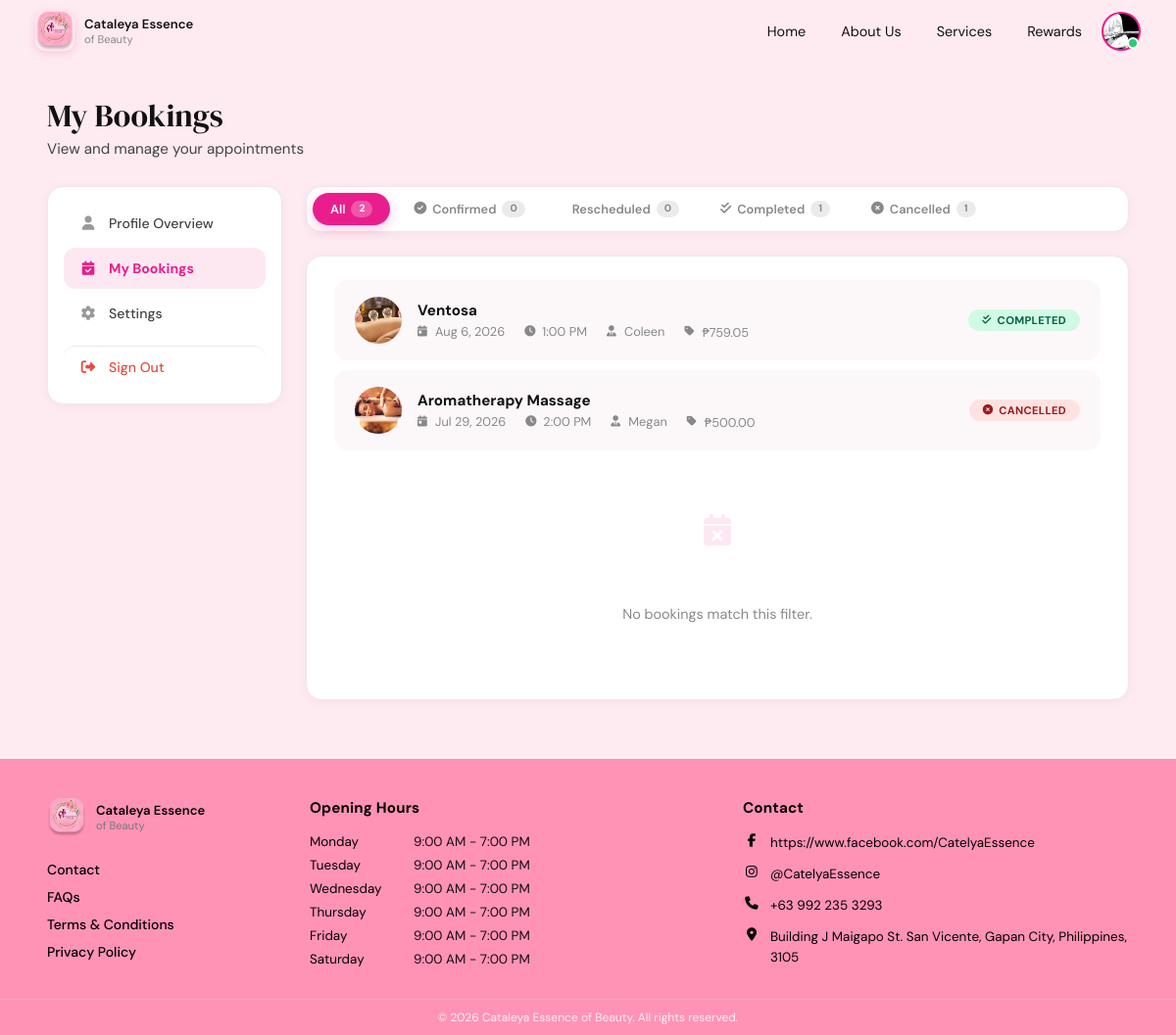
The page /Php/bookings.php (signed in) on the database its author committed.
### tables this page shows
CREATE TABLE `users` (
  `id` int NOT NULL,
  `full_name` varchar(100) NOT NULL,
  `email` varchar(100) NOT NULL,
  `phone` varchar(20) DEFAULT NULL,
  `address_line1` varchar(255) DEFAULT NULL,
  `address_line2` varchar(255) DEFAULT NULL,
  `city` varchar(100) DEFAULT NULL,
  `province` varchar(100) DEFAULT NULL,
  `postal_code` varchar(20) DEFAULT NULL,
  `password_hash` varchar(255) NOT NULL,
  `profile_photo` varchar(255) DEFAULT NULL,
  `is_verified` tinyint(1) DEFAULT '0',
  `created_at` timestamp NULL DEFAULT CURRENT_TIMESTAMP,
  `is_admin` tinyint(1) DEFAULT '0'
);

CREATE TABLE `bookings` (
  `id` int NOT NULL,
  `user_id` int NOT NULL,
  `service_id` int NOT NULL,
  `staff_id` int DEFAULT NULL,
  `booking_date` varchar(50) NOT NULL,
  `booking_time` time NOT NULL,
  `deadline` datetime DEFAULT NULL,
  `status` enum('pending','confirmed','rescheduled','completed','cancelled') DEFAULT 'confirmed',
  `auto_cancelled` tinyint(1) DEFAULT '0',
  `total_amount` decimal(10,2) NOT NULL,
  `notes` text,
  `created_at` timestamp NULL DEFAULT CURRENT_TIMESTAMP,
  `updated_at` timestamp NULL DEFAULT CURRENT_TIMESTAMP ON UPDATE CURRENT_TIMESTAMP,
  `active_user_slot_key` varchar(128) GENERATED ALWAYS AS (case when (`status` in (_utf8mb4'confirmed',_utf8mb4'rescheduled')) then concat(`user_id`,_utf8mb4'|',`booking_date`,_utf8mb4'|',`booking_time`) else NULL end) STORED,
  `active_slot_key` varchar(128) GENERATED ALWAYS AS (case when (`status` in (_utf8mb4'confirmed',_utf8mb4'rescheduled')) then concat(`booking_date`,_utf8mb4'|',`booking_time`) else NULL end) STORED
);

CREATE TABLE `services` (
  `id` int NOT NULL,
  `name` varchar(255) NOT NULL,
  `description` text,
  `main_category` enum('Beauty Services','Spa Massage') NOT NULL,
  `sub_category` varchar(100) NOT NULL,
  `price` decimal(10,2) NOT NULL,
  `duration_minutes` int DEFAULT NULL,
  `image_url` varchar(255) DEFAULT NULL,
  `is_active` tinyint(1) DEFAULT '1',
  `created_at` timestamp NULL DEFAULT CURRENT_TIMESTAMP,
  `updated_at` timestamp NULL DEFAULT CURRENT_TIMESTAMP ON UPDATE CURRENT_TIMESTAMP
);

CREATE TABLE `staff` (
  `id` int NOT NULL,
  `full_name` varchar(100) NOT NULL,
  `email` varchar(100) DEFAULT NULL,
  `phone` varchar(20) DEFAULT NULL,
  `specialization` varchar(255) DEFAULT NULL,
  `is_available` tinyint(1) DEFAULT '1',
  `rating` decimal(3,2) DEFAULT '0.00',
  `total_reviews` int DEFAULT '0',
  `created_at` timestamp NULL DEFAULT CURRENT_TIMESTAMP,
  `category` enum('Beauty Services','Spa Massage') NOT NULL DEFAULT 'Beauty Services',
  `title` varchar(100) DEFAULT NULL,
  `image_url` varchar(255) DEFAULT NULL,
  `experience_years` int DEFAULT '0'
);

### Php/bookings.php (the view, shortened to what this page needs)
<?php
require_once __DIR__ . '/../config/database.php';
$user_id = $_SESSION['user_id'];
$sql = "
    SELECT b.id, b.service_id, b.booking_date, b.booking_time, b.status, b.created_at, b.total_amount,
           s.name as service_name, s.image_url as service_image, s.price,
           st.full_name as stylist_name
    FROM bookings b
    JOIN services s ON b.service_id = s.id
    LEFT JOIN staff st ON b.staff_id = st.id
    WHERE b.user_id = ?
      AND b.status IN ('confirmed', 'completed', 'cancelled', 'rescheduled')
    ORDER BY b.booking_date DESC, b.booking_time DESC
";
$stmt = $pdo->prepare($sql);
$stmt->execute([$user_id]);
$bookings = $stmt->fetchAll();
$status_counts = [
    'all' => count($bookings),
    'confirmed' => 0,
    'rescheduled' => 0,
    'completed' => 0,
    'cancelled' => 0
];
foreach ($bookings as $b) {
    if (isset($status_counts[$b['status']])) {
        $status_counts[$b['status']]++;
    }
}
$stmt = $pdo->prepare("SELECT id, full_name, email, profile_photo FROM users WHERE id = ?");
$stmt->execute([$user_id]);
$user = $stmt->fetch();
$name_parts = array_filter(explode(' ', trim($user['full_name'])));
if (count($name_parts) >= 2) {
    $initials = strtoupper(substr(reset($name_parts), 0, 1) . substr(end($name_parts), 0, 1));
} elseif (count($name_parts) === 1) {
    $initials = strtoupper(substr(reset($name_parts), 0, 2));
} else {
    $initials = 'U';
}
?>
<!DOCTYPE html>
<html lang="en">
<head>
    <link rel="stylesheet" href="https://cdnjs.cloudflare.com/ajax/libs/font-awesome/6.5.0/css/all.min.css" />
    <link rel="stylesheet" href="../css/bookings.css" />
    <link rel="stylesheet" href="../css/user-footer.css" />
</head>
<body>
    <header class="navbar">
        <div class="navbar__logo">
            <img src="../img/Rectangle 38 (1).png" class="logo-img" alt="Cataleya Essence of Beauty" />
            <div class="logo-text">
                <span class="logo-name">Cataleya Essence</span>
                <span class="logo-sub">of Beauty</span>
            </div>
        </div>
        <nav class="navbar__links" id="nav-links">
            <a href="home.php" class="nav-link">Home</a>
            <a href="about.php" class="nav-link">About Us</a>
            <a href="serv.php" class="nav-link">Services</a>
            <a href="Rewards.php" class="nav-link">Rewards</a>
        </nav>
        <div class="profile-wrapper" id="profileWrapper">
            <div class="profile-avatar" id="profileAvatar" role="button" aria-haspopup="true" aria-expanded="false">
                <?php if ($user['profile_photo']): ?>
                    <img src="<?php echo htmlspecialchars($user['profile_photo']); ?>" alt="Profile" class="avatar-image" />
                <?php else: ?>
                    <span class="avatar-initials"><?php echo htmlspecialchars($initials); ?></span>
                <?php endif; ?>
                <span class="status-dot"></span>
            </div>
        </div>
    </header>
    <main class="profile-page">
        <div class="profile-header">
            <div>
                <h1>My Bookings</h1>
                <p>View and manage your appointments</p>
            </div>
        </div>
        <div class="profile-layout">
            <aside class="profile-sidebar">
                <nav class="sidebar-nav">
                    <a href="profile.php" class="sidebar-link"><i class="fas fa-user"></i> Profile Overview</a>
                    <a href="bookings.php" class="sidebar-link active"><i class="fas fa-calendar-check"></i> My Bookings</a>
                    <a href="settings.php" class="sidebar-link"><i class="fas fa-cog"></i> Settings</a>
                    <a href="../auth/logout.php" class="sidebar-link sidebar-link--signout"><i class="fas fa-sign-out-alt"></i> Sign Out</a>
                </nav>
            </aside>
            <div class="profile-main">
                <div class="filter-tabs" id="filterTabs" role="toolbar" aria-label="Filter bookings by status">
                    <button type="button" class="filter-tab active" data-status="all" aria-pressed="true">
                        All <span class="count-badge"><?php echo $status_counts['all']; ?></span>
                    </button>
                    <button type="button" class="filter-tab" data-status="confirmed" aria-pressed="false">
                        <i class="fas fa-check-circle"></i> Confirmed <span class="count-badge"><?php echo $status_counts['confirmed']; ?></span>
                    </button>
                    <button type="button" class="filter-tab" data-status="rescheduled" aria-pressed="false">
                        <i class="fas fa-calendar-pen"></i> Rescheduled <span class="count-badge"><?php echo $status_counts['rescheduled']; ?></span>
                    </button>
                    <button type="button" class="filter-tab" data-status="completed" aria-pressed="false">
                        <i class="fas fa-check-double"></i> Completed <span class="count-badge"><?php echo $status_counts['completed']; ?></span>
                    </button>
                    <button type="button" class="filter-tab" data-status="cancelled" aria-pressed="false">
                        <i class="fas fa-times-circle"></i> Cancelled <span class="count-badge"><?php echo $status_counts['cancelled']; ?></span>
                    </button>
                </div>
                <div class="bookings-container" id="bookingsContainer">
                    <?php if (count($bookings) === 0): ?>
                        <div class="empty-state">
                            <i class="fas fa-calendar-plus"></i>
                            <p>You have no bookings yet.</p>
                            <a href="serv.php" class="btn-book-now">Book a Service</a>
                        </div>
                    <?php else: ?>
                        <?php foreach ($bookings as $booking): ?>
                            <div class="booking-card" data-status="<?php echo htmlspecialchars($booking['status']); ?>" data-booking-id="<?php echo $booking['id']; ?>">
                                <div class="booking-icon-wrap">
                                    <?php if ($booking['service_image']): ?>
                                        <img src="<?php echo htmlspecialchars($booking['service_image']); ?>" alt="<?php echo htmlspecialchars($booking['service_name']); ?>" />
                                    <?php else: ?>
                                        <i class="fas fa-spa"></i>
                                    <?php endif; ?>
                                </div>
                                <div class="booking-body">
                                    <span class="service-name"><?php echo htmlspecialchars($booking['service_name']); ?></span>
                                    <div class="booking-meta">
                                        <span><i class="fas fa-calendar-day"></i> <?php echo date('M j, Y', strtotime($booking['booking_date'])); ?></span>
                                        <span><i class="fas fa-clock"></i> <?php echo date('g:i A', strtotime($booking['booking_time'])); ?></span>
                                        <?php if ($booking['stylist_name']): ?>
                                            <span><i class="fas fa-user-tie"></i> <?php echo htmlspecialchars($booking['stylist_name']); ?></span>
                                        <?php endif; ?>
                                        <span><i class="fas fa-tag"></i> ₱<?php echo number_format($booking['total_amount'] ?: $booking['price'], 2); ?></span>
                                    </div>
                                </div>
                                <div class="booking-actions">
                                    <span class="status-badge <?php echo getStatusBadgeClass($booking['status']); ?>">
                                        <i class="fas <?php echo getStatusIcon($booking['status']); ?>"></i>
                                        <?php echo ucfirst($booking['status']); ?>
                                    </span>
                                </div>
                            </div>
                        <?php endforeach; ?>
                    <?php endif; ?>
                    <div class="filter-empty-state" id="filterEmptyState" hidden role="status" aria-live="polite">
                        <i class="fas fa-calendar-xmark" aria-hidden="true"></i>
                        <p>No bookings match this filter.</p>
                    </div>
                </div>
            </div>
        </div>
    </main>
    <?php require __DIR__ . '/includes/user-footer.php'; ?>
</body>
</html>
<?php
function getStatusBadgeClass(string $status): string {
    return match ($status) {
        'confirmed' => 'status-confirmed',
        'rescheduled' => 'status-rescheduled',
        'completed' => 'status-completed',
        'cancelled' => 'status-cancelled',
        default     => 'status-default',
    };
}
function getStatusIcon(string $status): string {
    return match ($status) {
        'confirmed' => 'fa-check-circle',
        'rescheduled' => 'fa-calendar-pen',
        'completed' => 'fa-check-double',
        'cancelled' => 'fa-times-circle',
        default     => 'fa-circle',
    };
}
?>

### rows shown on the page
users: profile_photo (picture)
bookings: service.image_url (picture), service.name "Ventosa", booking_date "Aug 6, 2026", booking_time "1:00 PM", staff.full_name "Coleen", total_amount "759.05", status "COMPLETED"
bookings: service.image_url (picture), service.name "Aromatherapy Massage", booking_date "Jul 29, 2026", booking_time "2:00 PM", staff.full_name "Megan", total_amount "500.00", status "CANCELLED"

### other values the page prints
$status_counts['all'] "2"
$status_counts['confirmed'] "0"
$status_counts['rescheduled'] "0"
$status_counts['completed'] "1"
$status_counts['cancelled'] "1"
